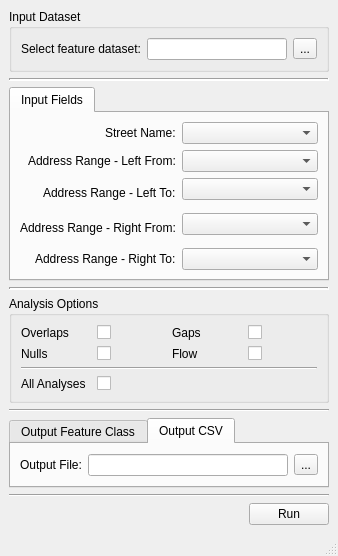
<?xml version="1.0" encoding="UTF-8"?>
<ui version="4.0">
 <class>MainWindow</class>
 <widget class="QMainWindow" name="MainWindow">
  <property name="geometry">
   <rect>
    <x>0</x>
    <y>0</y>
    <width>338</width>
    <height>507</height>
   </rect>
  </property>
  <property name="windowTitle">
   <string>QC Street Centerlines</string>
  </property>
  <property name="layoutDirection">
   <enum>Qt::LeftToRight</enum>
  </property>
  <widget class="QWidget" name="centralwidget">
   <layout class="QVBoxLayout" name="verticalLayout">
    <item>
     <widget class="QGroupBox" name="groupBox">
      <property name="title">
       <string>Input Dataset</string>
      </property>
      <layout class="QGridLayout" name="gridLayout">
       <property name="sizeConstraint">
        <enum>QLayout::SetNoConstraint</enum>
       </property>
       <item row="0" column="2">
        <widget class="QToolButton" name="polygonshpTB">
         <property name="text">
          <string>...</string>
         </property>
        </widget>
       </item>
       <item row="0" column="0">
        <widget class="QLabel" name="polygonshpLBL">
         <property name="text">
          <string>Select feature dataset:</string>
         </property>
        </widget>
       </item>
       <item row="0" column="1">
        <widget class="QLineEdit" name="polygonshpLE"/>
       </item>
      </layout>
     </widget>
    </item>
    <item>
     <widget class="Line" name="line_5">
      <property name="lineWidth">
       <number>2</number>
      </property>
      <property name="orientation">
       <enum>Qt::Horizontal</enum>
      </property>
     </widget>
    </item>
    <item>
     <widget class="QTabWidget" name="fieldsTW">
      <property name="currentIndex">
       <number>0</number>
      </property>
      <widget class="QWidget" name="fieldsTab">
       <attribute name="title">
        <string>Input Fields</string>
       </attribute>
       <layout class="QGridLayout" name="gridLayout_3">
        <item row="2" column="0" rowspan="2" alignment="Qt::AlignRight">
         <widget class="QLabel" name="fldsAddRngLftToLBL">
          <property name="text">
           <string>Address Range - Left To:</string>
          </property>
         </widget>
        </item>
        <item row="1" column="1">
         <widget class="QComboBox" name="fldsAddRngLftFromCB"/>
        </item>
        <item row="4" column="1">
         <widget class="QComboBox" name="fldsAddRngRtFromCB"/>
        </item>
        <item row="2" column="1">
         <widget class="QComboBox" name="fldsAddRngLftToCB"/>
        </item>
        <item row="1" column="0" alignment="Qt::AlignRight">
         <widget class="QLabel" name="fldsAddRngLftFromLBL">
          <property name="text">
           <string>Address Range - Left From:</string>
          </property>
         </widget>
        </item>
        <item row="6" column="0" alignment="Qt::AlignRight">
         <widget class="QLabel" name="fldsAddRngRtToLBL">
          <property name="text">
           <string>Address Range - Right To:</string>
          </property>
         </widget>
        </item>
        <item row="0" column="0" alignment="Qt::AlignRight">
         <widget class="QLabel" name="fldsStNameLBL">
          <property name="text">
           <string>Street Name:</string>
          </property>
         </widget>
        </item>
        <item row="0" column="1">
         <widget class="QComboBox" name="fldsStrNameCB"/>
        </item>
        <item row="4" column="0" rowspan="2" alignment="Qt::AlignRight">
         <widget class="QLabel" name="fldsAddRngRtFromLBL">
          <property name="text">
           <string>Address Range - Right From:</string>
          </property>
         </widget>
        </item>
        <item row="6" column="1">
         <widget class="QComboBox" name="fldsAddRngRtToCB"/>
        </item>
       </layout>
      </widget>
     </widget>
    </item>
    <item>
     <widget class="Line" name="line">
      <property name="lineWidth">
       <number>2</number>
      </property>
      <property name="orientation">
       <enum>Qt::Horizontal</enum>
      </property>
     </widget>
    </item>
    <item>
     <widget class="QGroupBox" name="groupBox_2">
      <property name="title">
       <string>Analysis Options</string>
      </property>
      <layout class="QGridLayout" name="gridLayout_2">
       <item row="0" column="0">
        <widget class="QLabel" name="queryAnalysisOverlapsLBL">
         <property name="text">
          <string>Overlaps</string>
         </property>
        </widget>
       </item>
       <item row="0" column="1">
        <widget class="QCheckBox" name="queryAnalysisOverlapsCXBX">
         <property name="text">
          <string/>
         </property>
        </widget>
       </item>
       <item row="0" column="2">
        <widget class="QLabel" name="queryAnalysisGapsLBL">
         <property name="text">
          <string>Gaps</string>
         </property>
        </widget>
       </item>
       <item row="0" column="3">
        <widget class="QCheckBox" name="queryAnalysisGapsCKBX">
         <property name="text">
          <string/>
         </property>
        </widget>
       </item>
       <item row="1" column="0">
        <widget class="QLabel" name="queryAnalysisNullsLBL">
         <property name="text">
          <string>Nulls</string>
         </property>
        </widget>
       </item>
       <item row="1" column="1">
        <widget class="QCheckBox" name="queryAnalysisNullsCXBX">
         <property name="text">
          <string/>
         </property>
        </widget>
       </item>
       <item row="1" column="2">
        <widget class="QLabel" name="queryAnalysisFlowLBL">
         <property name="text">
          <string>Flow</string>
         </property>
        </widget>
       </item>
       <item row="1" column="3">
        <widget class="QCheckBox" name="queryAnalysisFlowCKBX">
         <property name="text">
          <string/>
         </property>
        </widget>
       </item>
       <item row="3" column="0">
        <widget class="QLabel" name="queryAnalysisAllLBL">
         <property name="text">
          <string>All Analyses</string>
         </property>
        </widget>
       </item>
       <item row="3" column="1">
        <widget class="QCheckBox" name="queryAnalysisAllCXBX">
         <property name="text">
          <string/>
         </property>
        </widget>
       </item>
       <item row="2" column="0" colspan="4">
        <widget class="Line" name="line_4">
         <property name="orientation">
          <enum>Qt::Horizontal</enum>
         </property>
        </widget>
       </item>
      </layout>
     </widget>
    </item>
    <item>
     <widget class="Line" name="line_2">
      <property name="orientation">
       <enum>Qt::Horizontal</enum>
      </property>
     </widget>
    </item>
    <item>
     <widget class="QTabWidget" name="outputTW">
      <property name="currentIndex">
       <number>1</number>
      </property>
      <widget class="QWidget" name="featureClassTab">
       <property name="layoutDirection">
        <enum>Qt::RightToLeft</enum>
       </property>
       <attribute name="title">
        <string>Output Feature Class</string>
       </attribute>
       <layout class="QHBoxLayout" name="horizontalLayout_2">
        <item>
         <widget class="QToolButton" name="outputFCNameTB">
          <property name="text">
           <string>...</string>
          </property>
         </widget>
        </item>
        <item>
         <widget class="QLineEdit" name="outputFCNameLE"/>
        </item>
        <item>
         <widget class="QLabel" name="outputFCLBL">
          <property name="text">
           <string>Output File:</string>
          </property>
         </widget>
        </item>
       </layout>
      </widget>
      <widget class="QWidget" name="CSVTab">
       <attribute name="title">
        <string>Output CSV</string>
       </attribute>
       <layout class="QHBoxLayout" name="horizontalLayout_3">
        <item>
         <widget class="QLabel" name="outputCSVLBL">
          <property name="text">
           <string>Output File:</string>
          </property>
         </widget>
        </item>
        <item>
         <widget class="QLineEdit" name="outputCSVNameLE"/>
        </item>
        <item>
         <widget class="QToolButton" name="outputCSVNameTB">
          <property name="text">
           <string>...</string>
          </property>
         </widget>
        </item>
       </layout>
      </widget>
     </widget>
    </item>
    <item>
     <widget class="Line" name="line_3">
      <property name="orientation">
       <enum>Qt::Horizontal</enum>
      </property>
     </widget>
    </item>
    <item>
     <layout class="QHBoxLayout" name="horizontalLayout">
      <item>
       <spacer name="horizontalSpacer">
        <property name="orientation">
         <enum>Qt::Horizontal</enum>
        </property>
        <property name="sizeHint" stdset="0">
         <size>
          <width>40</width>
          <height>20</height>
         </size>
        </property>
       </spacer>
      </item>
      <item>
       <widget class="QPushButton" name="mainRunPB">
        <property name="text">
         <string>Run</string>
        </property>
       </widget>
      </item>
     </layout>
    </item>
   </layout>
  </widget>
  <widget class="QStatusBar" name="statusbar"/>
 </widget>
 <tabstops>
  <tabstop>polygonshpLE</tabstop>
  <tabstop>polygonshpTB</tabstop>
  <tabstop>fieldsTW</tabstop>
  <tabstop>fldsStrNameCB</tabstop>
  <tabstop>fldsAddRngLftFromCB</tabstop>
  <tabstop>fldsAddRngLftToCB</tabstop>
  <tabstop>fldsAddRngRtFromCB</tabstop>
  <tabstop>fldsAddRngRtToCB</tabstop>
  <tabstop>queryAnalysisOverlapsCXBX</tabstop>
  <tabstop>queryAnalysisGapsCKBX</tabstop>
  <tabstop>queryAnalysisNullsCXBX</tabstop>
  <tabstop>queryAnalysisFlowCKBX</tabstop>
  <tabstop>queryAnalysisAllCXBX</tabstop>
  <tabstop>outputTW</tabstop>
  <tabstop>outputFCNameLE</tabstop>
  <tabstop>outputFCNameTB</tabstop>
  <tabstop>outputCSVNameLE</tabstop>
  <tabstop>outputCSVNameTB</tabstop>
  <tabstop>mainRunPB</tabstop>
 </tabstops>
 <resources/>
 <connections/>
</ui>
